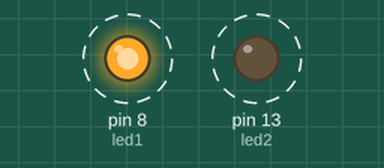
Recording of a sketch running on a simulated Arduino Uno, built with avr-gcc and run on an emulated ATmega328P. Shown: output pins drawn as LEDs (lit = HIGH). Dashed ring = blinking.

Above: at 0.1 s.
Timing chart, 0 to 3.0 s (numbered marks = the images above):
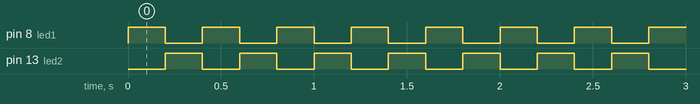

The sketch:

multi_led.ino
```cpp
int led1=8;
int led2=13;

int sleep=200;

void setup() {
  pinMode(led1, OUTPUT);
  pinMode(led2, OUTPUT);
}


void loop() {
  digitalWrite(led1, HIGH);
  digitalWrite(led2, LOW);
  delay(sleep);

  digitalWrite(led1, LOW);
  digitalWrite(led2, HIGH);
  delay(sleep);
}
```

Measured:
- by itself, pin 8 (led1), pin 13 (led2): alternates HIGH for 0.20 s and LOW for 0.20 s
